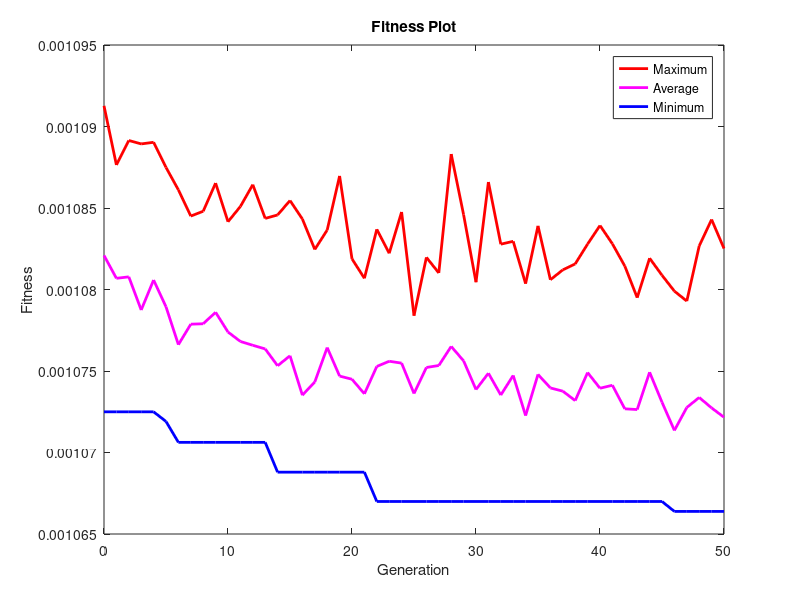

Write MATLAB code to recreate this figure.

% x = [0, 1, 2, 3, 4, 5, 6, 7, 8, 9];
% minimum = [0.0010755384991685145, 0.0010755384991685145, 0.0010755384991685145, 0.0010755384991685145, 0.0010733730277432266, 0.0010733730277432266, 0.001072733618930033, 0.001072733618930033, 0.001072733618930033, 0.001072733618930033]; 
% maximum = [0.0010897365278986304, 0.0010890123421915536, 0.0010888318015552627, 0.0010896213999567323, 0.001089507224197564, 0.0010881052401611534, 0.001087051802958883, 0.0010846990940736984, 0.001082166078954238, 0.0010837241105275837];
% average = [0.0010826693097373261, 0.001081279420425897, 0.0010806314133698426, 0.0010814883949497585, 0.001080626244873948, 0.0010804043500262741, 0.0010791126663941618, 0.0010782744328185201, 0.0010761050902813789, 0.0010771558951462431];

% figure(1);
% plot(x, minimum, 'g', x, maximum, 'r', x, average, 'y'), 
% xlabel('Generation'), 
% ylabel('Fitness'), 
% title('Fitness Plot'), 


x = 0:50;
minimum = [0.0010724954545340431,0.0010724954545340431,0.0010724954545340431,0.0010724954545340431,0.0010724954545340431,0.001071905029068191,0.0010706230152169659,0.0010706230152169659,0.0010706230152169659,0.0010706230152169659,0.0010706230152169659,0.0010706230152169659,0.0010706230152169659,0.0010706230152169659,0.0010687938689213467,0.0010687938689213467,0.0010687938689213467,0.0010687938689213467,0.0010687938689213467,0.0010687938689213467,0.0010687938689213467,0.0010687938689213467,0.0010669949031516396,0.0010669949031516396,0.0010669949031516396,0.0010669949031516396,0.0010669949031516396,0.0010669949031516396,0.0010669949031516396,0.0010669949031516396,0.0010669949031516396,0.0010669949031516396,0.0010669949031516396,0.0010669949031516396,0.0010669949031516396,0.0010669949031516396,0.0010669949031516396,0.0010669949031516396,0.0010669949031516396,0.0010669949031516396,0.0010669949031516396,0.0010669949031516396,0.0010669949031516396,0.0010669949031516396,0.0010669949031516396,0.0010669949031516396,0.0010663856688017052,0.0010663856688017052,0.0010663856688017052,0.0010663856688017052,0.0010663856688017052];
maximum = [0.001091267673706838,0.0010876419632943884,0.001089142593299055,0.0010889317844531609,0.0010890314229366506,0.0010874899647882006,0.0010861101452036754,0.0010845046235181716,0.0010848013280061533,0.0010865280502440977,0.0010841575922460839,0.0010850942799588543,0.0010864318880426937,0.0010843616477769797,0.0010845734412926367,0.0010854595856324338,0.0010843217044291713,0.001082457720276662,0.001083651024121505,0.0010869664268832043,0.0010818779988457723,0.0010806877523423532,0.0010836909886300118,0.0010822221891036523,0.0010847554829076346,0.0010783938883784042,0.0010819707847908727,0.0010810161366553,0.0010883098974858953,0.0010845865230725534,0.0010804470921624647,0.0010865938026862155,0.0010827806531165025,0.0010829552528934692,0.0010803595366073514,0.0010839038154607183,0.0010805985998244855,0.0010812039794711726,0.0010815703603191081,0.0010827878456285273,0.0010839269387094123,0.0010828013767584797,0.0010814378549013994,0.0010794986766758737,0.0010819194898144251,0.0010808739406469284,0.0010798975586570128,0.0010792902408829385,0.0010826704860873026,0.001084292674883964,0.0010825147824573642];
average = [0.0010820911012602206,0.0010806868673619437,0.0010807763777264995,0.0010787432616603241,0.0010805812559520837,0.0010789388045290877,0.001076616840250251,0.0010778724253859848,0.0010778979173688297,0.0010786024161458583,0.0010773910830537384,0.0010768119962819944,0.0010765780359848858,0.001076353832269476,0.0010753208411053423,0.0010759349827248444,0.0010735172416543601,0.0010743290418681562,0.001076437683010562,0.0010746891080770547,0.001074494023463796,0.0010735991527666107,0.001075279293940201,0.0010755982196210523,0.001075482749067353,0.0010736188303384455,0.0010752161983177654,0.0010753374074007637,0.0010765077381038998,0.0010756219088533152,0.001073862326388625,0.0010748637830187574,0.0010735246114399045,0.001074727208982773,0.0010722651026099958,0.0010747904404628313,0.0010739601841628361,0.0010737631720605478,0.0010731833582907832,0.0010749036138449563,0.0010739424350945132,0.0010741247914410922,0.0010726797688562074,0.0010726351309826695,0.0010749232219046663,0.0010730842676718194,0.0010713545130998253,0.0010727629179350484,0.0010733759960317533,0.0010727347265961046,0.0010721631782478927];

%figure(2);
p = plot(x, maximum, 'r-', x, average, 'm-', x, minimum,'b-'), 
xlabel('Generation'), 
ylabel('Fitness'), 
title('Fitness Plot'), 
legend('Maximum','Average', 'Minimum'),
set(p(1), 'linewidth', 2),
set(p(2), 'linewidth', 2),
set(p(3), 'linewidth', 2)